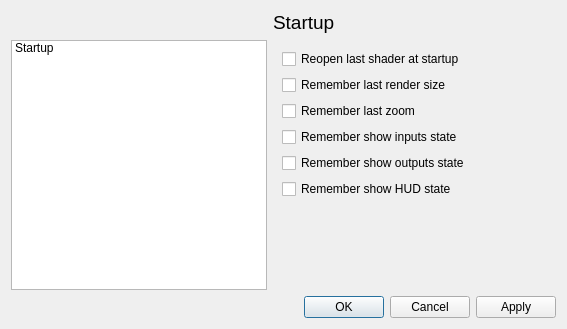
<?xml version="1.0" encoding="UTF-8"?>
<ui version="4.0">
 <class>PreferencesDialog</class>
 <widget class="QDialog" name="PreferencesDialog">
  <property name="geometry">
   <rect>
    <x>0</x>
    <y>0</y>
    <width>567</width>
    <height>329</height>
   </rect>
  </property>
  <property name="windowTitle">
   <string>Dialog</string>
  </property>
  <layout class="QGridLayout" name="gridLayout_2" rowstretch="0,1,0" columnstretch="0,1">
   <item row="1" column="0">
    <widget class="QListWidget" name="sectionChooser">
     <property name="sizePolicy">
      <sizepolicy hsizetype="Fixed" vsizetype="Expanding">
       <horstretch>0</horstretch>
       <verstretch>0</verstretch>
      </sizepolicy>
     </property>
     <property name="editTriggers">
      <set>QAbstractItemView::NoEditTriggers</set>
     </property>
     <property name="showDropIndicator" stdset="0">
      <bool>false</bool>
     </property>
     <property name="defaultDropAction">
      <enum>Qt::IgnoreAction</enum>
     </property>
     <property name="selectionBehavior">
      <enum>QAbstractItemView::SelectRows</enum>
     </property>
     <property name="uniformItemSizes">
      <bool>true</bool>
     </property>
     <property name="currentRow">
      <number>-1</number>
     </property>
     <item>
      <property name="text">
       <string>Startup</string>
      </property>
     </item>
    </widget>
   </item>
   <item row="0" column="1">
    <widget class="QLabel" name="sectionNameField">
     <property name="font">
      <font>
       <pointsize>14</pointsize>
      </font>
     </property>
     <property name="text">
      <string>Startup</string>
     </property>
     <property name="textFormat">
      <enum>Qt::RichText</enum>
     </property>
    </widget>
   </item>
   <item row="1" column="1">
    <widget class="QStackedWidget" name="sectionContainer">
     <property name="sizePolicy">
      <sizepolicy hsizetype="MinimumExpanding" vsizetype="Expanding">
       <horstretch>1</horstretch>
       <verstretch>1</verstretch>
      </sizepolicy>
     </property>
     <property name="currentIndex">
      <number>0</number>
     </property>
     <widget class="QWidget" name="startupSection">
      <layout class="QVBoxLayout" name="verticalLayout">
       <item>
        <widget class="QCheckBox" name="reopenLastShaderField">
         <property name="text">
          <string>Reopen last shader at startup</string>
         </property>
        </widget>
       </item>
       <item>
        <widget class="QCheckBox" name="restoreLastUsedRenderSizeField">
         <property name="text">
          <string>Remember last render size</string>
         </property>
        </widget>
       </item>
       <item>
        <widget class="QCheckBox" name="restoreLastUsedZoomField">
         <property name="text">
          <string>Remember last zoom</string>
         </property>
        </widget>
       </item>
       <item>
        <widget class="QCheckBox" name="showInputsField">
         <property name="text">
          <string>Remember show inputs state</string>
         </property>
        </widget>
       </item>
       <item>
        <widget class="QCheckBox" name="showOutputsField">
         <property name="text">
          <string>Remember show outputs state</string>
         </property>
        </widget>
       </item>
       <item>
        <widget class="QCheckBox" name="showHUDField">
         <property name="text">
          <string>Remember show HUD state</string>
         </property>
        </widget>
       </item>
       <item>
        <spacer name="verticalSpacer">
         <property name="orientation">
          <enum>Qt::Vertical</enum>
         </property>
         <property name="sizeHint" stdset="0">
          <size>
           <width>20</width>
           <height>40</height>
          </size>
         </property>
        </spacer>
       </item>
      </layout>
     </widget>
    </widget>
   </item>
   <item row="2" column="0" colspan="2">
    <widget class="QDialogButtonBox" name="dialogButtons">
     <property name="orientation">
      <enum>Qt::Horizontal</enum>
     </property>
     <property name="standardButtons">
      <set>QDialogButtonBox::Apply|QDialogButtonBox::Cancel|QDialogButtonBox::Ok</set>
     </property>
    </widget>
   </item>
  </layout>
 </widget>
 <resources/>
 <connections>
  <connection>
   <sender>dialogButtons</sender>
   <signal>accepted()</signal>
   <receiver>PreferencesDialog</receiver>
   <slot>accept()</slot>
   <hints>
    <hint type="sourcelabel">
     <x>248</x>
     <y>254</y>
    </hint>
    <hint type="destinationlabel">
     <x>157</x>
     <y>274</y>
    </hint>
   </hints>
  </connection>
  <connection>
   <sender>dialogButtons</sender>
   <signal>rejected()</signal>
   <receiver>PreferencesDialog</receiver>
   <slot>reject()</slot>
   <hints>
    <hint type="sourcelabel">
     <x>316</x>
     <y>260</y>
    </hint>
    <hint type="destinationlabel">
     <x>286</x>
     <y>274</y>
    </hint>
   </hints>
  </connection>
 </connections>
</ui>
